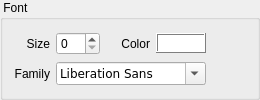
        <widget class="QGroupBox" name="groupbox_arg_font">
         <property name="title">
          <string> Font </string>
         </property>
         <layout class="QHBoxLayout" name="horizontalLayout_12">
          <item>
           <layout class="QGridLayout" name="gridLayout_2">
            <item row="0" column="0">
             <widget class="QLabel" name="label_arg_font_size">
              <property name="text">
               <string>Size</string>
              </property>
              <property name="alignment">
               <set>Qt::AlignRight|Qt::AlignTrailing|Qt::AlignVCenter</set>
              </property>
              <property name="buddy">
               <cstring>spinbox_fc_name_font_size</cstring>
              </property>
             </widget>
            </item>
            <item row="0" column="1">
             <widget class="QSpinBox" name="spinbox_arg_font_size">
              <property name="maximumSize">
               <size>
                <width>50</width>
                <height>16777215</height>
               </size>
              </property>
             </widget>
            </item>
            <item row="0" column="2">
             <widget class="QLabel" name="label_arg_font_color">
              <property name="text">
               <string>Color</string>
              </property>
              <property name="alignment">
               <set>Qt::AlignRight|Qt::AlignTrailing|Qt::AlignVCenter</set>
              </property>
             </widget>
            </item>
            <item row="0" column="3">
             <widget class="QFrame" name="frame_arg_font_color">
              <property name="minimumSize">
               <size>
                <width>50</width>
                <height>20</height>
               </size>
              </property>
              <property name="maximumSize">
               <size>
                <width>50</width>
                <height>20</height>
               </size>
              </property>
              <property name="palette">
               <palette>
                <active>
                 <colorrole role="WindowText">
                  <brush brushstyle="SolidPattern">
                   <color alpha="255">
                    <red>0</red>
                    <green>0</green>
                    <blue>0</blue>
                   </color>
                  </brush>
                 </colorrole>
                 <colorrole role="Button">
                  <brush brushstyle="SolidPattern">
                   <color alpha="255">
                    <red>255</red>
                    <green>255</green>
                    <blue>255</blue>
                   </color>
                  </brush>
                 </colorrole>
                 <colorrole role="Light">
                  <brush brushstyle="SolidPattern">
                   <color alpha="255">
                    <red>255</red>
                    <green>255</green>
                    <blue>255</blue>
                   </color>
                  </brush>
                 </colorrole>
                 <colorrole role="Midlight">
                  <brush brushstyle="SolidPattern">
                   <color alpha="255">
                    <red>255</red>
                    <green>255</green>
                    <blue>255</blue>
                   </color>
                  </brush>
                 </colorrole>
                 <colorrole role="Dark">
                  <brush brushstyle="SolidPattern">
                   <color alpha="255">
                    <red>127</red>
                    <green>127</green>
                    <blue>127</blue>
                   </color>
                  </brush>
                 </colorrole>
                 <colorrole role="Mid">
                  <brush brushstyle="SolidPattern">
                   <color alpha="255">
                    <red>170</red>
                    <green>170</green>
                    <blue>170</blue>
                   </color>
                  </brush>
                 </colorrole>
                 <colorrole role="Text">
                  <brush brushstyle="SolidPattern">
                   <color alpha="255">
                    <red>0</red>
                    <green>0</green>
                    <blue>0</blue>
                   </color>
                  </brush>
                 </colorrole>
                 <colorrole role="BrightText">
                  <brush brushstyle="SolidPattern">
                   <color alpha="255">
                    <red>255</red>
                    <green>255</green>
                    <blue>255</blue>
                   </color>
                  </brush>
                 </colorrole>
                 <colorrole role="ButtonText">
                  <brush brushstyle="SolidPattern">
                   <color alpha="255">
                    <red>0</red>
                    <green>0</green>
                    <blue>0</blue>
                   </color>
                  </brush>
                 </colorrole>
                 <colorrole role="Base">
                  <brush brushstyle="SolidPattern">
                   <color alpha="255">
                    <red>255</red>
                    <green>255</green>
                    <blue>255</blue>
                   </color>
                  </brush>
                 </colorrole>
                 <colorrole role="Window">
                  <brush brushstyle="SolidPattern">
                   <color alpha="255">
                    <red>255</red>
                    <green>255</green>
                    <blue>255</blue>
                   </color>
                  </brush>
                 </colorrole>
                 <colorrole role="Shadow">
                  <brush brushstyle="SolidPattern">
                   <color alpha="255">
                    <red>0</red>
                    <green>0</green>
                    <blue>0</blue>
                   </color>
                  </brush>
                 </colorrole>
                 <colorrole role="AlternateBase">
                  <brush brushstyle="SolidPattern">
                   <color alpha="255">
                    <red>255</red>
                    <green>255</green>
                    <blue>255</blue>
                   </color>
                  </brush>
                 </colorrole>
                 <colorrole role="ToolTipBase">
                  <brush brushstyle="SolidPattern">
                   <color alpha="255">
                    <red>255</red>
                    <green>255</green>
                    <blue>220</blue>
                   </color>
                  </brush>
                 </colorrole>
                 <colorrole role="ToolTipText">
                  <brush brushstyle="SolidPattern">
                   <color alpha="255">
                    <red>0</red>
                    <green>0</green>
                    <blue>0</blue>
                   </color>
                  </brush>
                 </colorrole>
                </active>
                <inactive>
                 <colorrole role="WindowText">
                  <brush brushstyle="SolidPattern">
                   <color alpha="255">
                    <red>0</red>
                    <green>0</green>
                    <blue>0</blue>
                   </color>
                  </brush>
                 </colorrole>
                 <colorrole role="Button">
                  <brush brushstyle="SolidPattern">
                   <color alpha="255">
                    <red>255</red>
                    <green>255</green>
                    <blue>255</blue>
                   </color>
                  </brush>
                 </colorrole>
                 <colorrole role="Light">
                  <brush brushstyle="SolidPattern">
                   <color alpha="255">
                    <red>255</red>
                    <green>255</green>
                    <blue>255</blue>
                   </color>
                  </brush>
                 </colorrole>
                 <colorrole role="Midlight">
                  <brush brushstyle="SolidPattern">
                   <color alpha="255">
                    <red>255</red>
                    <green>255</green>
                    <blue>255</blue>
                   </color>
                  </brush>
                 </colorrole>
                 <colorrole role="Dark">
                  <brush brushstyle="SolidPattern">
                   <color alpha="255">
                    <red>127</red>
                    <green>127</green>
                    <blue>127</blue>
                   </color>
                  </brush>
                 </colorrole>
                 <colorrole role="Mid">
                  <brush brushstyle="SolidPattern">
                   <color alpha="255">
                    <red>170</red>
                    <green>170</green>
                    <blue>170</blue>
                   </color>
                  </brush>
                 </colorrole>
                 <colorrole role="Text">
                  <brush brushstyle="SolidPattern">
                   <color alpha="255">
                    <red>0</red>
                    <green>0</green>
                    <blue>0</blue>
                   </color>
                  </brush>
                 </colorrole>
                 <colorrole role="BrightText">
                  <brush brushstyle="SolidPattern">
                   <color alpha="255">
                    <red>255</red>
                    <green>255</green>
                    <blue>255</blue>
                   </color>
                  </brush>
                 </colorrole>
                 <colorrole role="ButtonText">
                  <brush brushstyle="SolidPattern">
                   <color alpha="255">
                    <red>0</red>
                    <green>0</green>
                    <blue>0</blue>
                   </color>
                  </brush>
                 </colorrole>
                 <colorrole role="Base">
                  <brush brushstyle="SolidPattern">
                   <color alpha="255">
                    <red>255</red>
                    <green>255</green>
                    <blue>255</blue>
                   </color>
                  </brush>
                 </colorrole>
                 <colorrole role="Window">
                  <brush brushstyle="SolidPattern">
                   <color alpha="255">
                    <red>255</red>
                    <green>255</green>
                    <blue>255</blue>
                   </color>
                  </brush>
                 </colorrole>
                 <colorrole role="Shadow">
                  <brush brushstyle="SolidPattern">
                   <color alpha="255">
                    <red>0</red>
                    <green>0</green>
                    <blue>0</blue>
                   </color>
                  </brush>
                 </colorrole>
                 <colorrole role="AlternateBase">
                  <brush brushstyle="SolidPattern">
                   <color alpha="255">
                    <red>255</red>
                    <green>255</green>
                    <blue>255</blue>
                   </color>
                  </brush>
                 </colorrole>
                 <colorrole role="ToolTipBase">
                  <brush brushstyle="SolidPattern">
                   <color alpha="255">
                    <red>255</red>
                    <green>255</green>
                    <blue>220</blue>
                   </color>
                  </brush>
                 </colorrole>
                 <colorrole role="ToolTipText">
                  <brush brushstyle="SolidPattern">
                   <color alpha="255">
                    <red>0</red>
                    <green>0</green>
                    <blue>0</blue>
                   </color>
                  </brush>
                 </colorrole>
                </inactive>
                <disabled>
                 <colorrole role="WindowText">
                  <brush brushstyle="SolidPattern">
                   <color alpha="255">
                    <red>127</red>
                    <green>127</green>
                    <blue>127</blue>
                   </color>
                  </brush>
                 </colorrole>
                 <colorrole role="Button">
                  <brush brushstyle="SolidPattern">
                   <color alpha="255">
                    <red>255</red>
                    <green>255</green>
                    <blue>255</blue>
                   </color>
                  </brush>
                 </colorrole>
                 <colorrole role="Light">
                  <brush brushstyle="SolidPattern">
                   <color alpha="255">
                    <red>255</red>
                    <green>255</green>
                    <blue>255</blue>
                   </color>
                  </brush>
                 </colorrole>
                 <colorrole role="Midlight">
                  <brush brushstyle="SolidPattern">
                   <color alpha="255">
                    <red>255</red>
                    <green>255</green>
                    <blue>255</blue>
                   </color>
                  </brush>
                 </colorrole>
                 <colorrole role="Dark">
                  <brush brushstyle="SolidPattern">
                   <color alpha="255">
                    <red>127</red>
                    <green>127</green>
                    <blue>127</blue>
                   </color>
                  </brush>
                 </colorrole>
                 <colorrole role="Mid">
                  <brush brushstyle="SolidPattern">
                   <color alpha="255">
                    <red>170</red>
                    <green>170</green>
                    <blue>170</blue>
                   </color>
                  </brush>
                 </colorrole>
                 <colorrole role="Text">
                  <brush brushstyle="SolidPattern">
                   <color alpha="255">
                    <red>127</red>
                    <green>127</green>
                    <blue>127</blue>
                   </color>
                  </brush>
                 </colorrole>
                 <colorrole role="BrightText">
                  <brush brushstyle="SolidPattern">
                   <color alpha="255">
                    <red>255</red>
                    <green>255</green>
                    <blue>255</blue>
                   </color>
                  </brush>
                 </colorrole>
                 <colorrole role="ButtonText">
                  <brush brushstyle="SolidPattern">
                   <color alpha="255">
                    <red>127</red>
                    <green>127</green>
                    <blue>127</blue>
                   </color>
                  </brush>
                 </colorrole>
                 <colorrole role="Base">
                  <brush brushstyle="SolidPattern">
                   <color alpha="255">
                    <red>255</red>
                    <green>255</green>
                    <blue>255</blue>
                   </color>
                  </brush>
                 </colorrole>
                 <colorrole role="Window">
                  <brush brushstyle="SolidPattern">
                   <color alpha="255">
                    <red>255</red>
                    <green>255</green>
                    <blue>255</blue>
                   </color>
                  </brush>
                 </colorrole>
                 <colorrole role="Shadow">
                  <brush brushstyle="SolidPattern">
                   <color alpha="255">
                    <red>0</red>
                    <green>0</green>
                    <blue>0</blue>
                   </color>
                  </brush>
                 </colorrole>
                 <colorrole role="AlternateBase">
                  <brush brushstyle="SolidPattern">
                   <color alpha="255">
                    <red>255</red>
                    <green>255</green>
                    <blue>255</blue>
                   </color>
                  </brush>
                 </colorrole>
                 <colorrole role="ToolTipBase">
                  <brush brushstyle="SolidPattern">
                   <color alpha="255">
                    <red>255</red>
                    <green>255</green>
                    <blue>220</blue>
                   </color>
                  </brush>
                 </colorrole>
                 <colorrole role="ToolTipText">
                  <brush brushstyle="SolidPattern">
                   <color alpha="255">
                    <red>0</red>
                    <green>0</green>
                    <blue>0</blue>
                   </color>
                  </brush>
                 </colorrole>
                </disabled>
               </palette>
              </property>
              <property name="font">
               <font>
                <stylestrategy>PreferAntialias</stylestrategy>
               </font>
              </property>
              <property name="cursor">
               <cursorShape>PointingHandCursor</cursorShape>
              </property>
              <property name="autoFillBackground">
               <bool>true</bool>
              </property>
              <property name="frameShape">
               <enum>QFrame::Box</enum>
              </property>
              <property name="frameShadow">
               <enum>QFrame::Raised</enum>
              </property>
              <property name="lineWidth">
               <number>1</number>
              </property>
             </widget>
            </item>
            <item row="1" column="0">
             <widget class="QLabel" name="label_arg_font_family">
              <property name="text">
               <string>Family</string>
              </property>
              <property name="alignment">
               <set>Qt::AlignRight|Qt::AlignTrailing|Qt::AlignVCenter</set>
              </property>
              <property name="buddy">
               <cstring>combobox_fc_name_font_family</cstring>
              </property>
             </widget>
            </item>
            <item row="1" column="1" colspan="3">
             <widget class="QFontComboBox" name="combobox_arg_font_family">
              <property name="maximumSize">
               <size>
                <width>150</width>
                <height>16777215</height>
               </size>
              </property>
              <property name="font">
               <font>
                <family>Verdana</family>
               </font>
              </property>
              <property name="currentFont">
               <font/>
              </property>
             </widget>
            </item>
           </layout>
          </item>
          <item>
           <spacer name="horizontalSpacer_8">
            <property name="orientation">
             <enum>Qt::Horizontal</enum>
            </property>
            <property name="sizeHint" stdset="0">
             <size>
              <width>40</width>
              <height>20</height>
             </size>
            </property>
           </spacer>
          </item>
         </layout>
        </widget>
